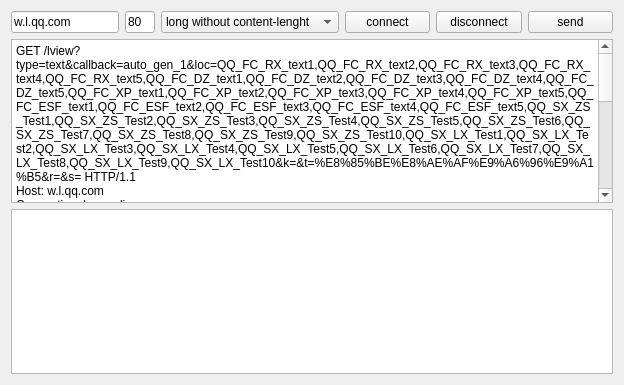
<?xml version="1.0" encoding="UTF-8"?>
<ui version="4.0">
 <class>Composer</class>
 <widget class="Composer" name="Composer">
  <property name="geometry">
   <rect>
    <x>0</x>
    <y>0</y>
    <width>624</width>
    <height>385</height>
   </rect>
  </property>
  <property name="windowTitle">
   <string>Sender</string>
  </property>
  <layout class="QGridLayout" name="gridLayout">
   <item row="0" column="0">
    <widget class="QLineEdit" name="server">
     <property name="sizePolicy">
      <sizepolicy hsizetype="Fixed" vsizetype="Fixed">
       <horstretch>0</horstretch>
       <verstretch>0</verstretch>
      </sizepolicy>
     </property>
     <property name="text">
      <string>w.l.qq.com</string>
     </property>
     <property name="placeholderText">
      <string>server</string>
     </property>
    </widget>
   </item>
   <item row="0" column="1">
    <widget class="QLineEdit" name="port">
     <property name="sizePolicy">
      <sizepolicy hsizetype="Minimum" vsizetype="Fixed">
       <horstretch>0</horstretch>
       <verstretch>0</verstretch>
      </sizepolicy>
     </property>
     <property name="minimumSize">
      <size>
       <width>30</width>
       <height>0</height>
      </size>
     </property>
     <property name="maximumSize">
      <size>
       <width>30</width>
       <height>16777215</height>
      </size>
     </property>
     <property name="text">
      <string>80</string>
     </property>
     <property name="placeholderText">
      <string>port</string>
     </property>
    </widget>
   </item>
   <item row="0" column="2">
    <widget class="QComboBox" name="requestsComboBox">
     <property name="sizePolicy">
      <sizepolicy hsizetype="Fixed" vsizetype="Fixed">
       <horstretch>0</horstretch>
       <verstretch>0</verstretch>
      </sizepolicy>
     </property>
     <item>
      <property name="text">
       <string>long without content-lenght</string>
      </property>
     </item>
     <item>
      <property name="text">
       <string>sort withou content-legth</string>
      </property>
     </item>
    </widget>
   </item>
   <item row="0" column="3">
    <widget class="QPushButton" name="connectbtn">
     <property name="text">
      <string>connect</string>
     </property>
    </widget>
   </item>
   <item row="0" column="4">
    <widget class="QPushButton" name="disconnectbtn">
     <property name="text">
      <string>disconnect</string>
     </property>
    </widget>
   </item>
   <item row="0" column="5">
    <widget class="QPushButton" name="sendbtn">
     <property name="text">
      <string>send</string>
     </property>
    </widget>
   </item>
   <item row="1" column="0" colspan="6">
    <widget class="QPlainTextEdit" name="request">
     <property name="toolTip">
      <string>request</string>
     </property>
     <property name="statusTip">
      <string>request</string>
     </property>
     <property name="plainText">
      <string>GET /lview?type=text&amp;callback=auto_gen_1&amp;loc=QQ_FC_RX_text1,QQ_FC_RX_text2,QQ_FC_RX_text3,QQ_FC_RX_text4,QQ_FC_RX_text5,QQ_FC_DZ_text1,QQ_FC_DZ_text2,QQ_FC_DZ_text3,QQ_FC_DZ_text4,QQ_FC_DZ_text5,QQ_FC_XP_text1,QQ_FC_XP_text2,QQ_FC_XP_text3,QQ_FC_XP_text4,QQ_FC_XP_text5,QQ_FC_ESF_text1,QQ_FC_ESF_text2,QQ_FC_ESF_text3,QQ_FC_ESF_text4,QQ_FC_ESF_text5,QQ_SX_ZS_Test1,QQ_SX_ZS_Test2,QQ_SX_ZS_Test3,QQ_SX_ZS_Test4,QQ_SX_ZS_Test5,QQ_SX_ZS_Test6,QQ_SX_ZS_Test7,QQ_SX_ZS_Test8,QQ_SX_ZS_Test9,QQ_SX_ZS_Test10,QQ_SX_LX_Test1,QQ_SX_LX_Test2,QQ_SX_LX_Test3,QQ_SX_LX_Test4,QQ_SX_LX_Test5,QQ_SX_LX_Test6,QQ_SX_LX_Test7,QQ_SX_LX_Test8,QQ_SX_LX_Test9,QQ_SX_LX_Test10&amp;k=&amp;t=%E8%85%BE%E8%AE%AF%E9%A6%96%E9%A1%B5&amp;r=&amp;s= HTTP/1.1
Host: w.l.qq.com
Connection: keep-alive
Accept-Encoding: identity;q=1, *;q=0
User-Agent: Mozilla/5.0 (Windows NT 6.1) AppleWebKit/535.11 (KHTML, like Gecko) Chrome/17.0.963.46 Safari/535.11
Accept: */*
Referer: http://im.qq.com/macqq/index.shtml
Accept-Language: zh-CN,zh;q=0.8
Accept-Charset: gb18030,utf-8;q=0.7,*;q=0.3
Cookie: pgv_r_cookie=116156043288; sd_machines=-1|-1|-1|-1; comment_uin=164473028 %u0069%u0070%u0074%u0074%u006f%u006e; comment_skey=e7eadd2dda7ad02007b2aa2da36d34a7+iptton; old_friend=true; lv_irt_id=fe103783d2a200ef99be838e606bae5d; pvid=8739289251; mbCardUserNotLoginTips=1; pt2gguin=o0164473028; ptisp=ctc; show_id=; o_cookie=164473028; verifysession=h005f594834a73e2d5de281414f85629403925acc6e89b25a779dcb0a60d2147ed189c5a866140b5cc7; pgv_pvid=o_cookie=164473028; pgv_info=ssid=s9100271653&amp;pgvReferrer=
Range: bytes=48-6116217

</string>
     </property>
    </widget>
   </item>
   <item row="2" column="0" colspan="6">
    <widget class="QPlainTextEdit" name="response">
     <property name="toolTip">
      <string>response</string>
     </property>
     <property name="statusTip">
      <string>response</string>
     </property>
    </widget>
   </item>
  </layout>
 </widget>
 <layoutdefault spacing="6" margin="11"/>
 <customwidgets>
  <customwidget>
   <class>Composer</class>
   <extends>QWidget</extends>
   <header>composer.h</header>
   <container>1</container>
  </customwidget>
 </customwidgets>
 <resources/>
 <connections/>
</ui>
